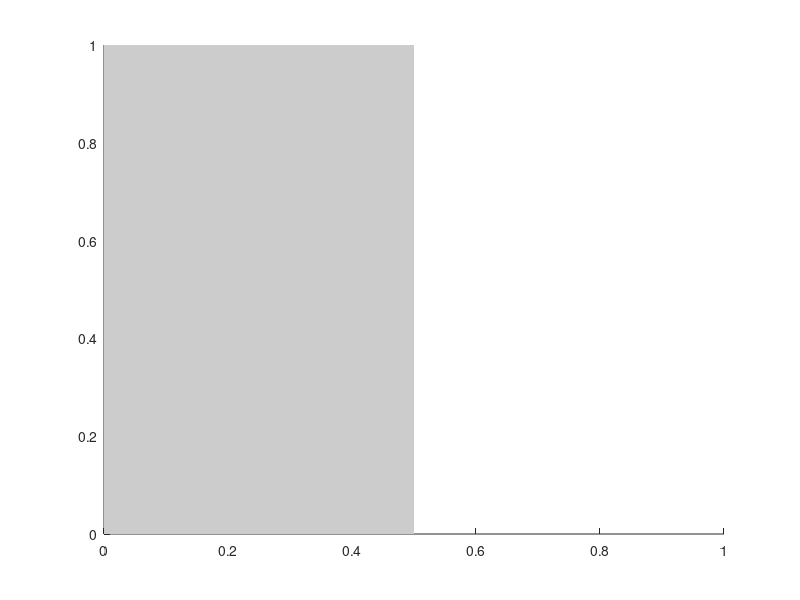

This chart was generated by the following MATLAB code: (Note: this script raises an error after producing the figure.)
function plot_wingbeat_patch()
    xl = xlim;
    yl = ylim;
    qx = [xl(1) xl(2)/2 xl(2)/2 xl(1)];
    qy = [yl(1) yl(1) yl(2) yl(2)];
    xlim(xl);
    ylim(yl);
    h = patch(qx, qy, [0.8, 0.8, 0.8],'LineStyle','none','HandleVisibility','off');
    uistack(h,'bottom')
    set(gca, 'Layer', 'top')
    xdist = xl(2) - xl(1);
    ydist = yl(2) - yl(1);
    text(xl(1) + xdist*(1/4), yl(1) + ydist*(1/10), "Downstroke",'HorizontalAlignment','center','FontSize',8)
    text(xl(2) - xdist*(1/4), yl(1) + ydist*(1/10), "Upstroke",'HorizontalAlignment','center','FontSize',8)
end